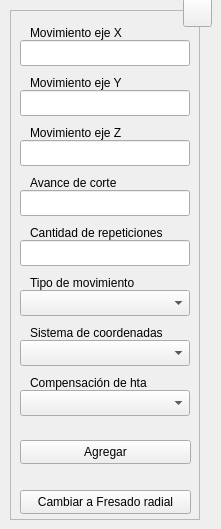
  <widget class="QWidget" name="centralwidget">
   <widget class="QFrame" name="frame">
    <property name="geometry">
     <rect>
      <x>10</x>
      <y>10</y>
      <width>190</width>
      <height>510</height>
     </rect>
    </property>
    <property name="sizePolicy">
     <sizepolicy hsizetype="Fixed" vsizetype="Fixed">
      <horstretch>0</horstretch>
      <verstretch>0</verstretch>
     </sizepolicy>
    </property>
    <property name="minimumSize">
     <size>
      <width>190</width>
      <height>510</height>
     </size>
    </property>
    <property name="maximumSize">
     <size>
      <width>190</width>
      <height>510</height>
     </size>
    </property>
    <property name="frameShape">
     <enum>QFrame::StyledPanel</enum>
    </property>
    <property name="frameShadow">
     <enum>QFrame::Raised</enum>
    </property>
    <widget class="QLineEdit" name="tbx_xin">
     <property name="geometry">
      <rect>
       <x>10</x>
       <y>30</y>
       <width>170</width>
       <height>26</height>
      </rect>
     </property>
     <property name="minimumSize">
      <size>
       <width>170</width>
       <height>0</height>
      </size>
     </property>
     <property name="maximumSize">
      <size>
       <width>170</width>
       <height>16777215</height>
      </size>
     </property>
     <property name="toolTip">
      <string>Digite la dimensión del movimiento en el eje X</string>
     </property>
     <property name="statusTip">
      <string/>
     </property>
     <property name="alignment">
      <set>Qt::AlignCenter</set>
     </property>
     <property name="placeholderText">
      <string/>
     </property>
    </widget>
    <widget class="QLabel" name="lbl_xin">
     <property name="enabled">
      <bool>true</bool>
     </property>
     <property name="geometry">
      <rect>
       <x>20</x>
       <y>10</y>
       <width>105</width>
       <height>26</height>
      </rect>
     </property>
     <property name="text">
      <string>Movimiento eje X</string>
     </property>
     <property name="buddy">
      <cstring>lbl_xin</cstring>
     </property>
    </widget>
    <widget class="QPushButton" name="btn_save">
     <property name="geometry">
      <rect>
       <x>10</x>
       <y>430</y>
       <width>171</width>
       <height>24</height>
      </rect>
     </property>
     <property name="sizePolicy">
      <sizepolicy hsizetype="Expanding" vsizetype="Expanding">
       <horstretch>0</horstretch>
       <verstretch>0</verstretch>
      </sizepolicy>
     </property>
     <property name="minimumSize">
      <size>
       <width>88</width>
       <height>0</height>
      </size>
     </property>
     <property name="toolTip">
      <string>Agregar los datos al programa CNC</string>
     </property>
     <property name="statusTip">
      <string/>
     </property>
     <property name="text">
      <string>Agregar</string>
     </property>
     <property name="shortcut">
      <string>Ctrl+S</string>
     </property>
     <property name="autoDefault">
      <bool>true</bool>
     </property>
    </widget>
    <widget class="QLabel" name="lbl_mov">
     <property name="enabled">
      <bool>true</bool>
     </property>
     <property name="geometry">
      <rect>
       <x>20</x>
       <y>260</y>
       <width>118</width>
       <height>26</height>
      </rect>
     </property>
     <property name="text">
      <string>Tipo de movimiento</string>
     </property>
     <property name="buddy">
      <cstring>lbl_mov</cstring>
     </property>
    </widget>
    <widget class="QComboBox" name="cbx_mov">
     <property name="geometry">
      <rect>
       <x>10</x>
       <y>280</y>
       <width>170</width>
       <height>26</height>
      </rect>
     </property>
     <property name="minimumSize">
      <size>
       <width>170</width>
       <height>26</height>
      </size>
     </property>
     <property name="maximumSize">
      <size>
       <width>170</width>
       <height>16777215</height>
      </size>
     </property>
     <property name="toolTip">
      <string>Seleccione el tipo de movimiento a ejecutar</string>
     </property>
    </widget>
    <widget class="QLineEdit" name="tbx_zin">
     <property name="geometry">
      <rect>
       <x>10</x>
       <y>130</y>
       <width>170</width>
       <height>26</height>
      </rect>
     </property>
     <property name="minimumSize">
      <size>
       <width>170</width>
       <height>0</height>
      </size>
     </property>
     <property name="maximumSize">
      <size>
       <width>170</width>
       <height>16777215</height>
      </size>
     </property>
     <property name="toolTip">
      <string>Digite la dimensión del movimiento en el eje Z</string>
     </property>
     <property name="statusTip">
      <string/>
     </property>
     <property name="alignment">
      <set>Qt::AlignCenter</set>
     </property>
     <property name="placeholderText">
      <string/>
     </property>
    </widget>
    <widget class="QLabel" name="lbl_zin">
     <property name="enabled">
      <bool>true</bool>
     </property>
     <property name="geometry">
      <rect>
       <x>20</x>
       <y>110</y>
       <width>105</width>
       <height>26</height>
      </rect>
     </property>
     <property name="text">
      <string>Movimiento eje Z</string>
     </property>
     <property name="buddy">
      <cstring>lbl_xin</cstring>
     </property>
    </widget>
    <widget class="QLineEdit" name="tbx_fed">
     <property name="geometry">
      <rect>
       <x>10</x>
       <y>180</y>
       <width>170</width>
       <height>26</height>
      </rect>
     </property>
     <property name="minimumSize">
      <size>
       <width>170</width>
       <height>0</height>
      </size>
     </property>
     <property name="maximumSize">
      <size>
       <width>170</width>
       <height>16777215</height>
      </size>
     </property>
     <property name="toolTip">
      <string>Digite la velocidad de avance de corte</string>
     </property>
     <property name="statusTip">
      <string/>
     </property>
     <property name="alignment">
      <set>Qt::AlignCenter</set>
     </property>
     <property name="placeholderText">
      <string/>
     </property>
    </widget>
    <widget class="QLabel" name="lbl_fed">
     <property name="enabled">
      <bool>true</bool>
     </property>
     <property name="geometry">
      <rect>
       <x>20</x>
       <y>160</y>
       <width>98</width>
       <height>26</height>
      </rect>
     </property>
     <property name="text">
      <string>Avance de corte</string>
     </property>
     <property name="buddy">
      <cstring>lbl_xin</cstring>
     </property>
    </widget>
    <widget class="QPushButton" name="btn_switch">
     <property name="geometry">
      <rect>
       <x>10</x>
       <y>480</y>
       <width>171</width>
       <height>24</height>
      </rect>
     </property>
     <property name="sizePolicy">
      <sizepolicy hsizetype="Expanding" vsizetype="Expanding">
       <horstretch>0</horstretch>
       <verstretch>0</verstretch>
      </sizepolicy>
     </property>
     <property name="minimumSize">
      <size>
       <width>88</width>
       <height>0</height>
      </size>
     </property>
     <property name="toolTip">
      <string>Cambia a la función indicada</string>
     </property>
     <property name="statusTip">
      <string/>
     </property>
     <property name="text">
      <string>Cambiar a Fresado radial</string>
     </property>
     <property name="shortcut">
      <string>Ctrl+Q</string>
     </property>
     <property name="autoDefault">
      <bool>true</bool>
     </property>
    </widget>
    <widget class="QLineEdit" name="tbx_yin">
     <property name="geometry">
      <rect>
       <x>10</x>
       <y>80</y>
       <width>170</width>
       <height>26</height>
      </rect>
     </property>
     <property name="minimumSize">
      <size>
       <width>170</width>
       <height>0</height>
      </size>
     </property>
     <property name="maximumSize">
      <size>
       <width>170</width>
       <height>16777215</height>
      </size>
     </property>
     <property name="toolTip">
      <string>Digite la dimensión del movimiento en el eje Y</string>
     </property>
     <property name="statusTip">
      <string/>
     </property>
     <property name="alignment">
      <set>Qt::AlignCenter</set>
     </property>
     <property name="placeholderText">
      <string/>
     </property>
    </widget>
    <widget class="QLabel" name="lbl_yin">
     <property name="enabled">
      <bool>true</bool>
     </property>
     <property name="geometry">
      <rect>
       <x>20</x>
       <y>60</y>
       <width>105</width>
       <height>26</height>
      </rect>
     </property>
     <property name="text">
      <string>Movimiento eje Y</string>
     </property>
     <property name="buddy">
      <cstring>lbl_xin</cstring>
     </property>
    </widget>
    <widget class="QComboBox" name="cbx_sys">
     <property name="geometry">
      <rect>
       <x>10</x>
       <y>330</y>
       <width>170</width>
       <height>26</height>
      </rect>
     </property>
     <property name="minimumSize">
      <size>
       <width>170</width>
       <height>26</height>
      </size>
     </property>
     <property name="maximumSize">
      <size>
       <width>170</width>
       <height>16777215</height>
      </size>
     </property>
     <property name="toolTip">
      <string>Seleccione el sistema de coordenadas a utilizar</string>
     </property>
    </widget>
    <widget class="QLabel" name="lbl_sys">
     <property name="enabled">
      <bool>true</bool>
     </property>
     <property name="geometry">
      <rect>
       <x>20</x>
       <y>310</y>
       <width>138</width>
       <height>26</height>
      </rect>
     </property>
     <property name="text">
      <string>Sistema de coordenadas</string>
     </property>
     <property name="buddy">
      <cstring>lbl_mov</cstring>
     </property>
    </widget>
    <widget class="QComboBox" name="cbx_com">
     <property name="geometry">
      <rect>
       <x>10</x>
       <y>380</y>
       <width>170</width>
       <height>26</height>
      </rect>
     </property>
     <property name="minimumSize">
      <size>
       <width>170</width>
       <height>26</height>
      </size>
     </property>
     <property name="maximumSize">
      <size>
       <width>170</width>
       <height>16777215</height>
      </size>
     </property>
     <property name="toolTip">
      <string>Seleccione el sentido de la compensación de herramienta</string>
     </property>
    </widget>
    <widget class="QLabel" name="lbl_com">
     <property name="enabled">
      <bool>true</bool>
     </property>
     <property name="geometry">
      <rect>
       <x>20</x>
       <y>360</y>
       <width>128</width>
       <height>26</height>
      </rect>
     </property>
     <property name="text">
      <string>Compensación de hta</string>
     </property>
     <property name="buddy">
      <cstring>lbl_mov</cstring>
     </property>
    </widget>
    <widget class="QLabel" name="lbl_rep">
     <property name="enabled">
      <bool>true</bool>
     </property>
     <property name="geometry">
      <rect>
       <x>20</x>
       <y>210</y>
       <width>141</width>
       <height>26</height>
      </rect>
     </property>
     <property name="text">
      <string>Cantidad de repeticiones</string>
     </property>
     <property name="buddy">
      <cstring>lbl_mov</cstring>
     </property>
    </widget>
    <widget class="QLineEdit" name="tbx_rep">
     <property name="geometry">
      <rect>
       <x>10</x>
       <y>230</y>
       <width>170</width>
       <height>26</height>
      </rect>
     </property>
     <property name="minimumSize">
      <size>
       <width>170</width>
       <height>0</height>
      </size>
     </property>
     <property name="maximumSize">
      <size>
       <width>170</width>
       <height>16777215</height>
      </size>
     </property>
     <property name="toolTip">
      <string>Digite la cantidad de repeticiones</string>
     </property>
     <property name="statusTip">
      <string/>
     </property>
     <property name="alignment">
      <set>Qt::AlignCenter</set>
     </property>
     <property name="placeholderText">
      <string/>
     </property>
    </widget>
    <zorder>tbx_xin</zorder>
    <zorder>lbl_xin</zorder>
    <zorder>btn_save</zorder>
    <zorder>cbx_mov</zorder>
    <zorder>lbl_mov</zorder>
    <zorder>tbx_zin</zorder>
    <zorder>lbl_zin</zorder>
    <zorder>tbx_fed</zorder>
    <zorder>lbl_fed</zorder>
    <zorder>btn_switch</zorder>
    <zorder>tbx_yin</zorder>
    <zorder>lbl_yin</zorder>
    <zorder>cbx_sys</zorder>
    <zorder>lbl_sys</zorder>
    <zorder>cbx_com</zorder>
    <zorder>lbl_com</zorder>
    <zorder>tbx_rep</zorder>
    <zorder>lbl_rep</zorder>
   </widget>
   <widget class="QToolButton" name="btn_help">
    <property name="geometry">
     <rect>
      <x>183</x>
      <y>-2</y>
      <width>29</width>
      <height>29</height>
     </rect>
    </property>
    <property name="font">
     <font>
      <pointsize>20</pointsize>
      <bold>true</bold>
     </font>
    </property>
    <property name="text">
     <string/>
    </property>
    <property name="icon">
     <iconset resource="../../resources/resources.qrc">
      <normaloff>:/icons/question.png</normaloff>:/icons/question.png</iconset>
    </property>
    <property name="iconSize">
     <size>
      <width>20</width>
      <height>20</height>
     </size>
    </property>
    <property name="shortcut">
     <string>F1</string>
    </property>
   </widget>
  </widget>
